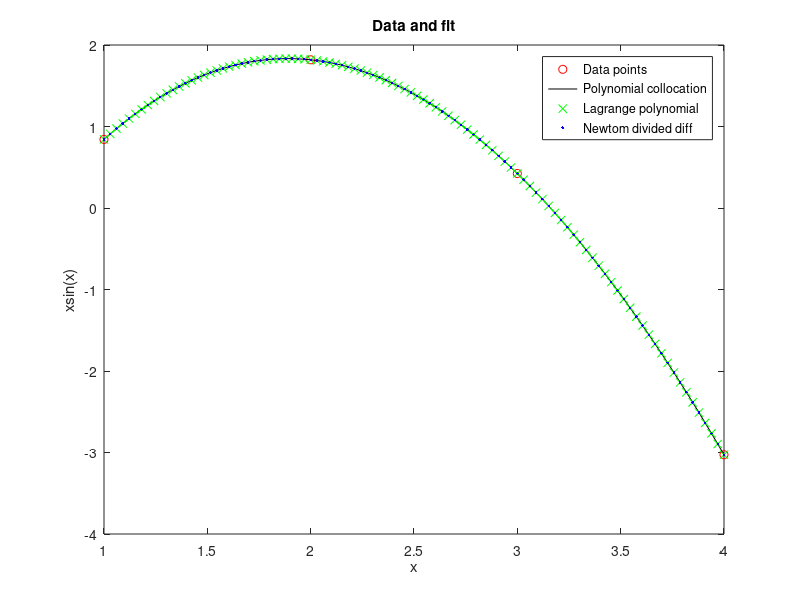

Recreate this plot in MATLAB.
function problem1
%Navneet Singh( nsingh1@andrew.cmu.edu)
%HW-5 Prb1

clc       %clear screen
clear all %clearing all stored variables
close all %close previous plots

%Defining our dataset
xi = [1,2,3,4];
yi = xi .* sin(xi);

% 4 points for 4th order polynomial in x

%PART A
%Initializing Vandermonde matrix
x(:,1) = (xi.^0)';
x(:,2) = (xi.^1)';
x(:,3) = (xi.^2)';
x(:,4) = (xi.^3)';

%Calculating coefficients of the polynomial
a = x\yi';
fprintf('Part A: Polynomial collocation,\nCoefficients of the polynomial are -')
a
collocation = colloc(2.5);
fprintf('\nActual value of function = %1.4f, Value from collocation = %1.4f\n',2.5*sin(2.5), collocation)

%Defining polynomial function 
function f = colloc(x)
 f = a(1) + x*a(2) + x^2 * a(3) + x^3 * a(4);
end



%PART B 

%Calling lagrange function 
[lagrange_method, a1, a2, a3, a4] = lagrange(2.5);

fprintf('\nPart B: Lagrange polynomial,\nCoefficients of the polynomial are \n%f\n%f\n%f\n%f\n', a1, a2, a3, a4)
fprintf('\nActual value of function = %1.4f, Value from Lagrange method = %1.4f\n',2.5*sin(2.5), lagrange_method)

%Defining lagrange function
function [f,a0,a1,a2,a3] = lagrange(x) 
   %coefficients of lagrange polynomial 
   %a0 = (x-x1)(x-x2)/(x0-x1)(x0-x2) 
   a0 = (x-xi(2))*(x-xi(3))*(x-xi(4))/( (xi(1)-xi(2))*(xi(1)-xi(3))*(xi(1)-xi(4)));
   a1 = (x-xi(1))*(x-xi(3))*(x-xi(4))/( (xi(2)-xi(1))*(xi(2)-xi(3))*(xi(2)-xi(4)));
   a2 = (x-xi(1))*(x-xi(2))*(x-xi(4))/( (xi(3)-xi(1))*(xi(3)-xi(2))*(xi(3)-xi(4))); 
   a3 = (x-xi(1))*(x-xi(2))*(x-xi(3))/( (xi(4)-xi(2))*(xi(4)-xi(3))*(xi(4)-xi(1)));
   
   f = yi(1)*a0 + yi(2)*a1 + yi(3)*a2 + yi(4)*a3; 
end

%PART C 

[newton_method, a0, a10, a210, a3210] = newton(2.5); 

fprintf('\nPart C: Newton Divided Difference method,\nCoefficients of the polynomial are \n%f\n%f\n%f\n%f\n', a0, a10, a210, a3210)
fprintf('\nActual value of function = %1.4f, Value from Newtons method = %1.4f\n',2.5*sin(2.5), newton_method)

%Function of newton's devided difference method
function [f, a0, a10, a210, a3210] = newton(x)
    
    %coefficients of newton divided difference method
    %a(0) =fo(x0)
    a0 = yi(1); 
    
    %a1 = f1(x1) - f0(x0) / (x1-x0)
    a10 = (yi(2) - yi(1))/ (xi(2) - xi(1));
    a21 = (yi(3) - yi(2))/ (xi(3) - xi(2)); 
    a32 = (yi(4) - yi(3))/ (xi(4) - xi(3)); 
    
    a210 = (a21 - a10)/(xi(3) - xi(1));
    a321 =  (a32 - a21)/(xi(4)-xi(2)); 
    
    a3210 = (a321 - a210)/(xi(4)-xi(1));
    %polynomial 
    f = a0 + (x - xi(1))*a10 + (x-xi(1))*(x-xi(2))*a210 + (x-xi(1))*(x-xi(2))*(x-xi(3))*a3210; 
    
end

% Part D
%As we can see from the graph below, there isn't any significant
%differences for this fit. All three graphs lie on top of each other. 

%Plotting data and fit 
x = linspace(1,4);

for i = 1:length(x)
    yc(i) = colloc(x(i));
    yl(i) = lagrange(x(i));
    yn(i) = newton(x(i));
end
    
plot(xi,yi,'ro',x,yc,'k-',x,yl,'gx',x,yn,'b.');
legend('Data points','Polynomial collocation','Lagrange polynomial','Newtom divided diff')
xlabel('x')
ylabel('xsin(x)')
title('Data and fit')
end
